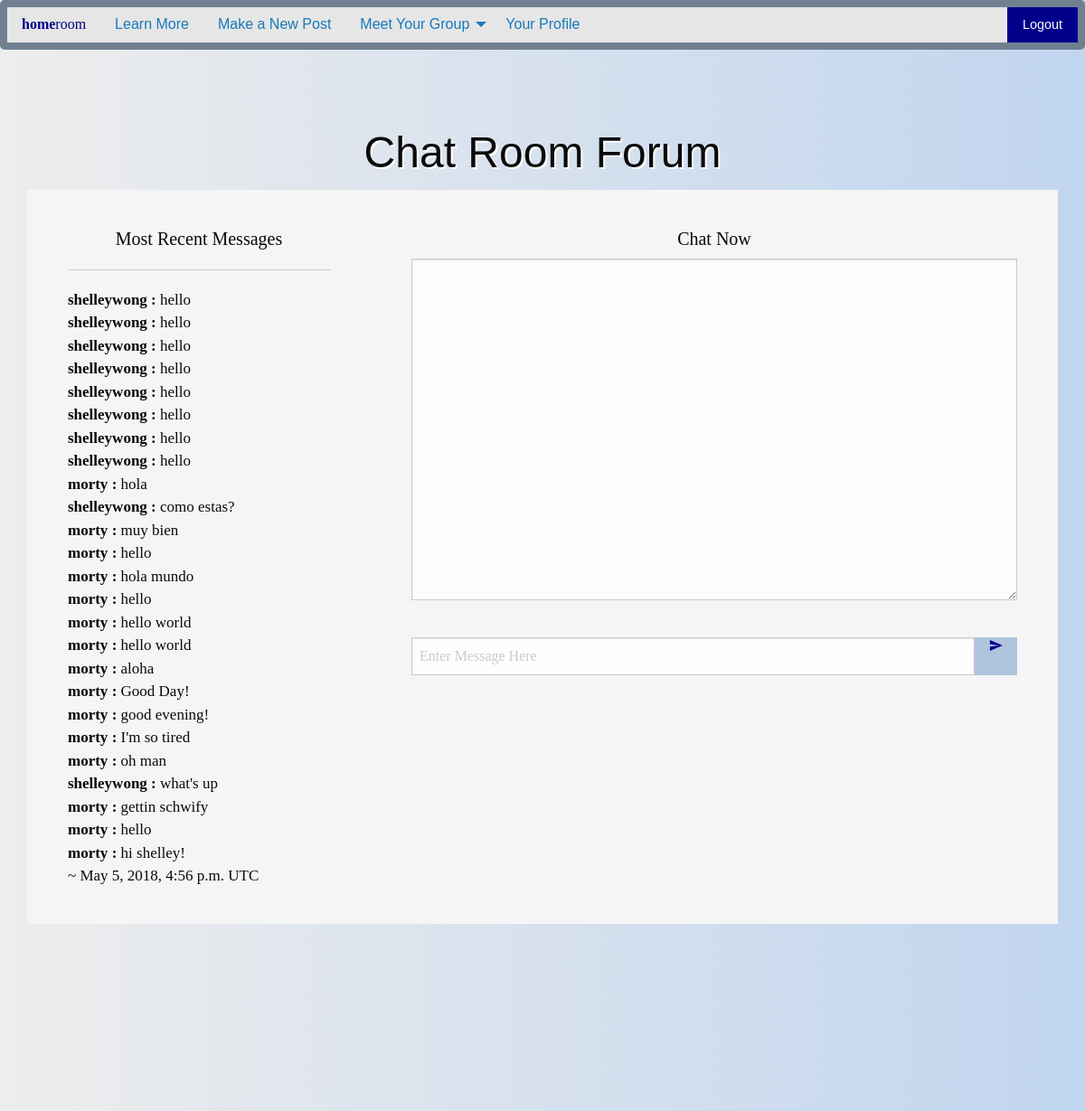
/chat/chatroom/ (signed in, upper part), run on an earlier commit of the app's database.
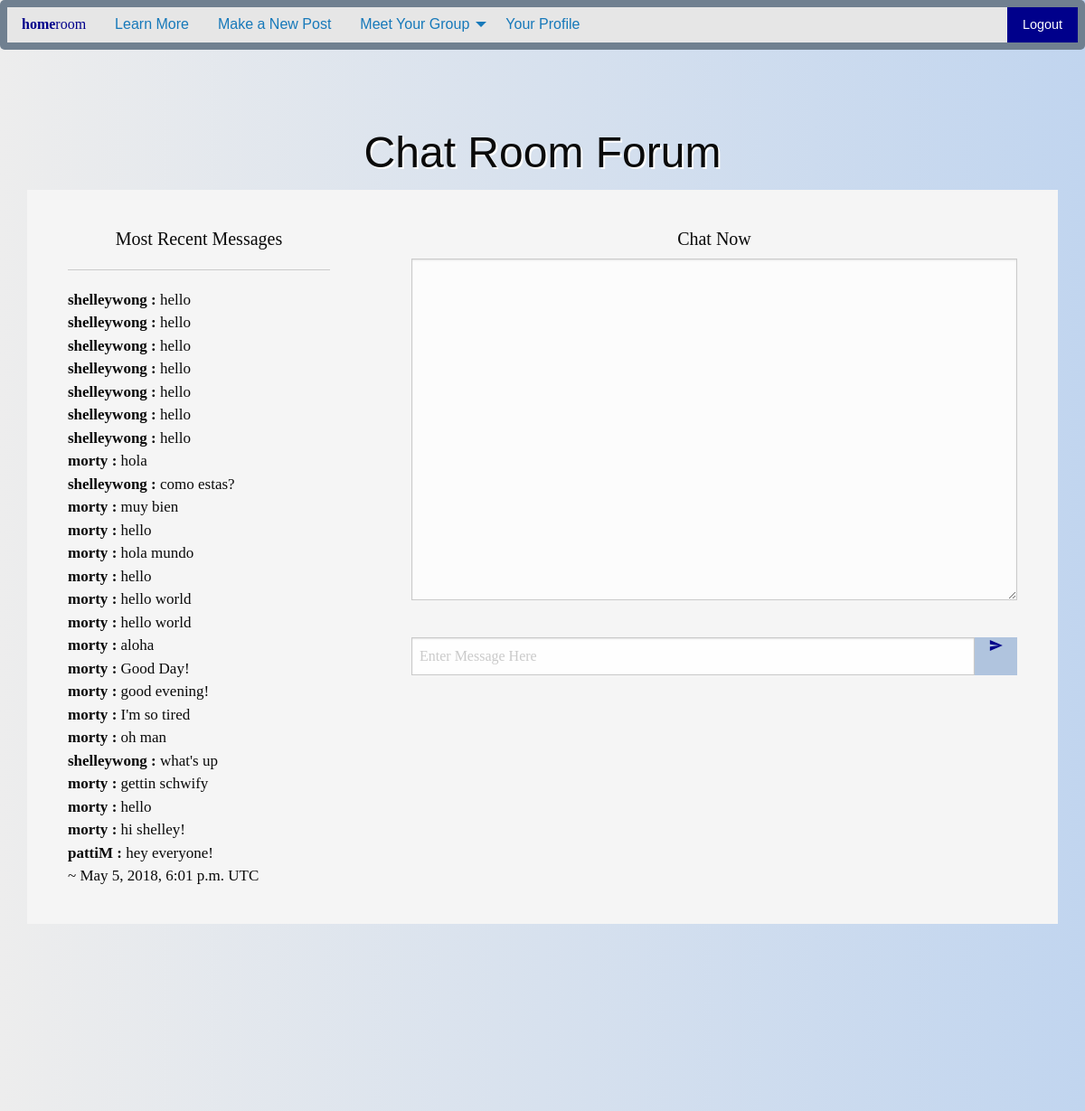
And on a later commit of the database.
### myapp/models.py (models this page shows, shortened)
class Chat_Model(models.Model):
    author = models.ForeignKey(
        User,
        on_delete=models.CASCADE
    )
    message = models.TextField()
    message_html = models.TextField()
    created_on = models.DateTimeField(auto_now_add=True, blank=True)

### myapp/views.py (the view)
# urls.py: path('chat/chatroom/', views.chatroom, name='chatroom'),
@login_required(login_url='/login/')
def chatroom(request):
    chat_queryset = Chat_Model.objects.order_by("-created_on")[:25]
    chat_message_count = len(chat_queryset)
    if chat_message_count > 0:
        first_message_id = chat_queryset[len(chat_queryset)-1].id
    else:
        first_message_id = -1
    previous_id = -1
    if first_message_id != -1:
        try:
            previous_id = Chat_Model.objects.filter(pk__lt=first_message_id).order_by("-pk")[:1][0].id
        except IndexError:
            previous_id = -1
    chat_messages = reversed(chat_queryset)
    most_recent = chat_queryset[0]
    u = User.objects.get(username=request.user)
    current_user = u.first_name
    user_list = User.objects.all()
    student_list = Student_Model.objects.all()
    context = {
        'most_recent':most_recent,
        'chat_messages': chat_messages,
        'first_message_id' : previous_id,
        'current_user':mark_safe(json.dumps(current_user)),
        'user_list':user_list,
        'student_list':student_list
    }
    return render(request, "chat/chatroom.html",context)

### myapp/templates/chat/chatroom.html (shortened to what this page needs)
{% extends "base.html" %}
{% load static %}
{% block body %}
  <div class="grid-container" id="main-body">
    <div class="grid-y medium-grid-frame">
      <div class="cell shrink header medium-cell-block-container">
        <h1 class="text-center sans-serif-text shadowed">Chat Room Forum</h1>
      </div>
      <div class="cell medium-auto medium-cell-block-container">
        <div class="grid-x grid-padding-x">
          <div class="cell medium-4 medium-cell-block-y main-text">
            <div class="main-text serif-text">
              <h5 class="serif-text text-center">Most Recent Messages</h5>
              <hr>
              {% for message in chat_messages %}
                <strong>{{ message.author }} : </strong>
                {{ message.message_html|safe }}
                <br>
              {% endfor %}
              ~ {{ most_recent.created_on }} UTC
            </div>
          </div>
          <div class="cell medium-8 medium-cell-block-y main-text">
            <div class="main-text serif-text">
              <h5 class="serif-text text-center">Chat Now</h5>
                <textarea readonly id="chat-log" cols="100" rows="15"></textarea><br/>
                <div class="serif-text input-group">
                  <input class="input-group-field searchfield" id="chat-message-input" type="text" size="100"
                    style="font-size:16px;" placeholder="Enter Message Here">
                  <button class="input-group-button button buttonL" id="chat-message-submit" value="Send">
                    <i class="material-icons" style="font-size:16px;">send</i>
                  </button>
                </div>
            </div>
          </div>
        </div>
      </div>
    </div>
  </div>
{% endblock %}

What changed in the data, as far as the page shows it:
no longer on this page (row unchanged): Chat_Model: author "shelleywong", message_html "hello"
added Chat_Model: author "pattiM", message_html "hey everyone!", created_on "May 5, 2018, 6:01 p.m."
Also different on the page:
{{ most_recent.created_on }}: "May 5, 2018, 4:56 p.m." → "May 5, 2018, 6:01 p.m."
